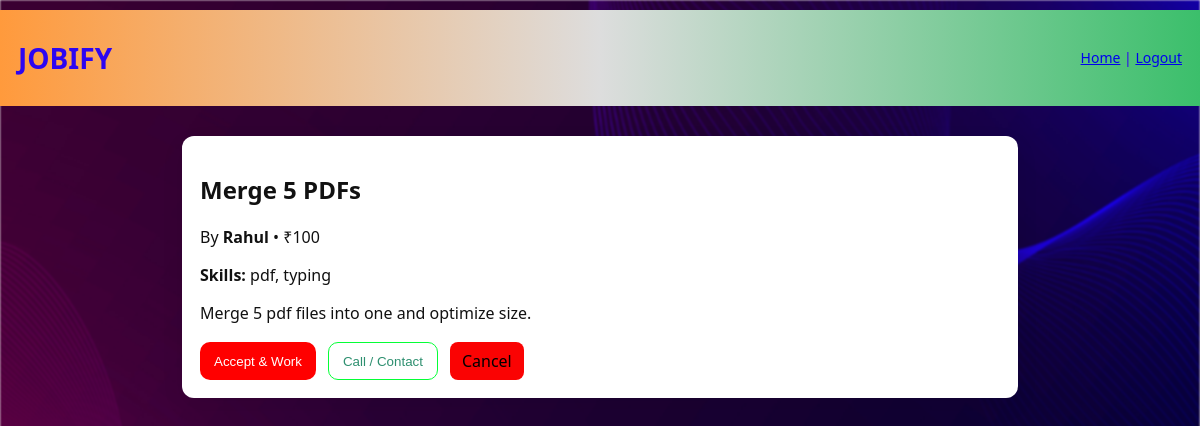
Page /post/2 (signed in) on the committed database.
### tables this page shows
CREATE TABLE posts (
                    id INTEGER PRIMARY KEY AUTOINCREMENT,
                    title TEXT,
                    description TEXT,
                    skills TEXT,
                    amount INTEGER,
                    author TEXT
                    );

### app.py (the view)
@app.route('/post/<int:post_id>')
def post_detail(post_id):
    if 'user' not in session:
        return redirect(url_for('index'))
    conn = get_db_connection()
    post = conn.execute("SELECT * FROM posts WHERE id = ?", (post_id,)).fetchone()
    conn.close()
    if not post:
        return "Post not found", 404
    return render_template('post.html', post=post)

### app.py (called while the page is built)
def get_db_connection():
    conn = sqlite3.connect(DB_PATH)
    conn.row_factory = sqlite3.Row
    return conn

### templates/post.html (shortened to what this page needs)
<!DOCTYPE html>
<html>
<head>
  <link rel="stylesheet" href="{{ url_for('static', filename='style.css') }}">
</head>
<body>
  <header class="topbar small">
    <h1>JOBIFY</h1>
    <div class="right"><a href="/home">Home</a> | <a href="/logout">Logout</a></div>
  </header>
  <div class="post-detail">
    <h2>{{ post['title'] }}</h2>
    <p class="meta">By <b>{{ post['author'] }}</b> • ₹{{ post['amount'] }}</p>
    <p><strong>Skills:</strong> {{ post['skills'] }}</p>
    <p>{{ post['description'] }}</p>
    <div class="actions">
      <button class="btn">Accept & Work</button>
      <button class="btn outline">Call / Contact</button>
      <a href="/home" class="btn ghost">Cancel</a>
    </div>
  </div>
</body>
</html>

### static/style.css (style rules this page uses)
body::before { content: ""; position: fixed; top: 0; left: 0; width: 100%; height: 100%; background: url('6600674_3334896.jpg') no-repeat center center/cover; filter: blur(1px); z-index: -1; }
body { font-family: 'Segoe UI', Roboto, Arial; margin:0; background:#f6f1ef; color:#111; }
.topbar { background: linear-gradient(90deg,#ff9a3c,#ddd,#3bbf6b); padding:18px; display:flex; align-items:center; justify-content:space-between; color:rgb(0, 15, 68); }
.topbar.small { padding:10px 18px; font-size:14px; }
.btn { background:#ff0000; color:white; border:none; padding:10px 14px; border-radius:10px; cursor:pointer; text-decoration:none; display:inline-block; }
.small { margin-top:10px; font-size:13px; color:#2d06f1; }
.post-detail { max-width:800px; margin:30px auto; background:#fff; padding:18px; border-radius:12px; box-shadow:0 8px 24px rgba(0,0,0,0.06); }
.actions { margin-top:18px; display:flex; gap:12px; }
.btn.outline { background:transparent; border:1px solid #04ff36; color:#2d8f6f; }
.btn.ghost { background:#fa0303; color:#000000; text-decoration:none; padding:8px 12px; border-radius:8px; }

### rows in the picture
posts: title "Merge 5 PDFs", author "Rahul", amount "100", skills "pdf, typing", description "Merge 5 pdf files into one and optimize size."
